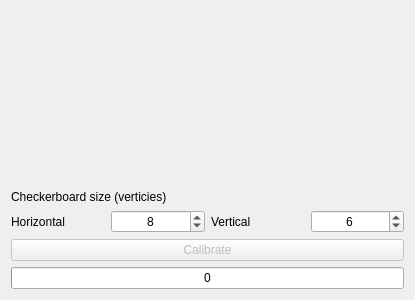
<?xml version="1.0" encoding="UTF-8"?>
<ui version="4.0">
 <class>calibrationWidget</class>
 <widget class="QWidget" name="calibrationWidget">
  <property name="geometry">
   <rect>
    <x>0</x>
    <y>0</y>
    <width>415</width>
    <height>300</height>
   </rect>
  </property>
  <property name="windowTitle">
   <string>Calibration</string>
  </property>
  <layout class="QGridLayout" name="mainLayout">
   <item row="0" column="0">
    <layout class="QVBoxLayout" name="calibrationLayout">
     <item>
      <layout class="QVBoxLayout" name="checkerboardSizeSettingLayout">
       <item>
        <widget class="QLabel" name="checkerboardSizeLabel">
         <property name="text">
          <string>Checkerboard size (verticies)</string>
         </property>
         <property name="alignment">
          <set>Qt::AlignBottom|Qt::AlignLeading|Qt::AlignLeft</set>
         </property>
        </widget>
       </item>
       <item>
        <layout class="QHBoxLayout" name="checkerBoardSizeLayout">
         <item>
          <layout class="QHBoxLayout" name="horizontalVerticiesLayout">
           <item>
            <widget class="QLabel" name="horizontalVerticiesLabel">
             <property name="text">
              <string>Horizontal</string>
             </property>
            </widget>
           </item>
           <item>
            <widget class="QSpinBox" name="horizontalVerticiesSpinBox">
             <property name="layoutDirection">
              <enum>Qt::LeftToRight</enum>
             </property>
             <property name="alignment">
              <set>Qt::AlignCenter</set>
             </property>
             <property name="showGroupSeparator" stdset="0">
              <bool>false</bool>
             </property>
             <property name="suffix">
              <string/>
             </property>
             <property name="value">
              <number>8</number>
             </property>
            </widget>
           </item>
          </layout>
         </item>
         <item>
          <layout class="QHBoxLayout" name="verticalVerticiesLayout">
           <item>
            <widget class="QLabel" name="verticalVerticiesLabel">
             <property name="text">
              <string>Vertical</string>
             </property>
            </widget>
           </item>
           <item>
            <widget class="QSpinBox" name="verticalVerticiesSpinBox">
             <property name="alignment">
              <set>Qt::AlignCenter</set>
             </property>
             <property name="value">
              <number>6</number>
             </property>
            </widget>
           </item>
          </layout>
         </item>
        </layout>
       </item>
      </layout>
     </item>
     <item>
      <widget class="QPushButton" name="calibrateButton">
       <property name="enabled">
        <bool>false</bool>
       </property>
       <property name="text">
        <string>Calibrate</string>
       </property>
      </widget>
     </item>
     <item>
      <widget class="QProgressBar" name="calibrationProgressBar">
       <property name="value">
        <number>0</number>
       </property>
       <property name="alignment">
        <set>Qt::AlignCenter</set>
       </property>
       <property name="textVisible">
        <bool>true</bool>
       </property>
       <property name="orientation">
        <enum>Qt::Horizontal</enum>
       </property>
       <property name="invertedAppearance">
        <bool>false</bool>
       </property>
       <property name="textDirection">
        <enum>QProgressBar::TopToBottom</enum>
       </property>
       <property name="format">
        <string>%p</string>
       </property>
      </widget>
     </item>
    </layout>
   </item>
  </layout>
 </widget>
 <resources/>
 <connections/>
</ui>
